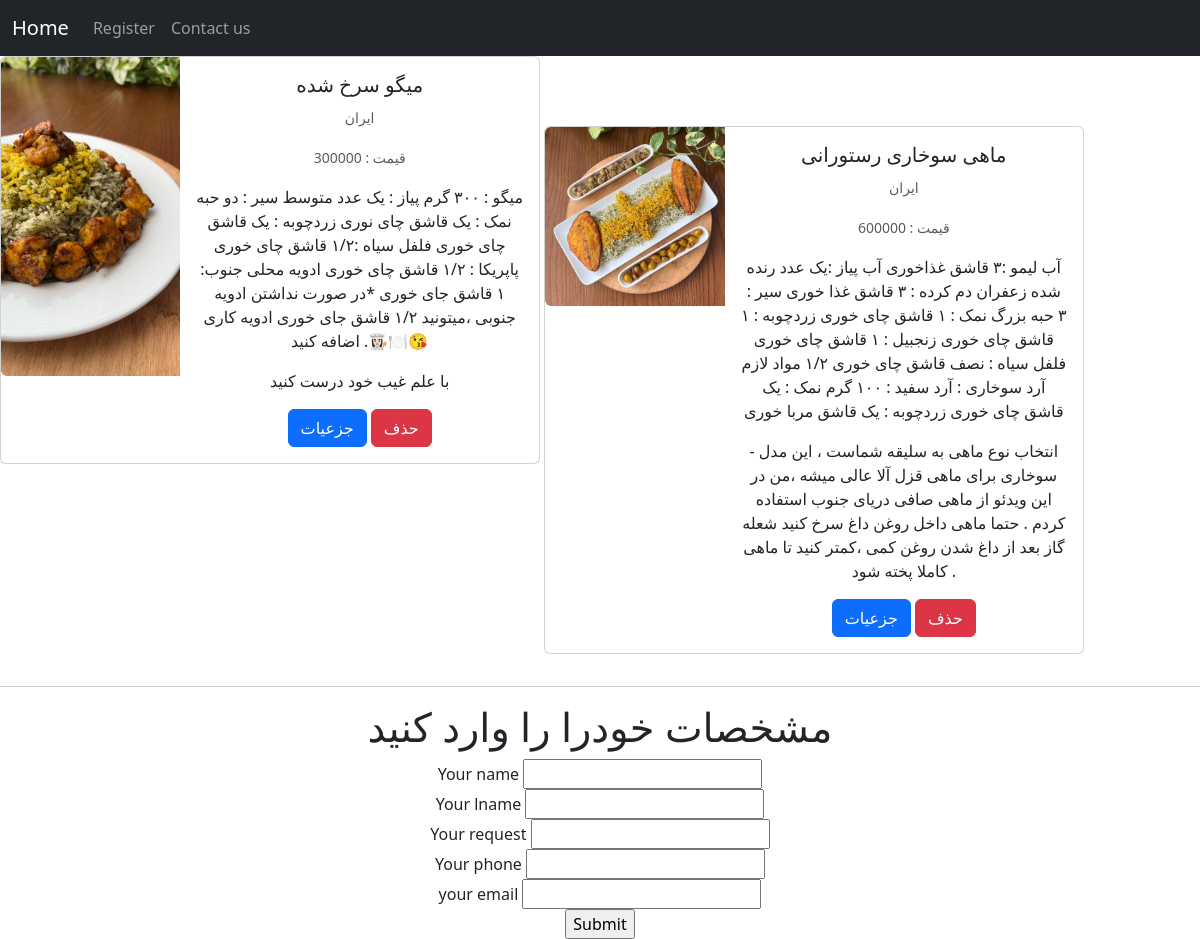
The page / on the database its author committed.
### app.py (models this page shows)
class Recipe(db.Model):
    id = db.Column(db.Integer, primary_key=True , unique=True)
    name = db.Column(db.String(80), nullable=False)
    country =db.Column(db.String(80), nullable=False)
    ingredients = db.Column(db.String(1000), nullable=False)
    instructions = db.Column(db.String(5000), nullable=False)
    cost = db.Column(db.Integer, nullable=False)
    img_url = db.Column(db.String(50), nullable=False , unique=True)
    add_date = db.Column(db.Date, nullable=False, default=datetime.now)

### app.py (the view)
@app.route('/' , methods=['GET', 'POST'])
def index():
    template_name = 'index.html'
    recipes = Recipe.query.all()
    form_class = TicketForm()
    return render_template(template_name , recipes = recipes , form = form_class)

### app.py
class TicketForm(FlaskForm):
    name = StringField(label='Your name' , validators=[DataRequired(message='این فیلد نمیتواند خالی باشد') , Length(min=2 , max=20)])
    lname = StringField(label='Your lname' , validators=[DataRequired(message='این فیلد نمیتواند خالی باشد') , Length(min=2 , max=20)])
    description = StringField(label='Your request' , validators=[DataRequired(message='این فیلد نمیتواند خالی باشد') , Length(min=2 , max=100)])
    phone = IntegerField(label='Your phone' , validators=[DataRequired(message='این فیلد نمیتواند خالی باشد مرد مومن')])
    email = EmailField(label='your email' , validators=[DataRequired(message='این فیلد نمیتواند خالی باشد') , Email(message='ایمیل وارد شده مشکل داره')])

### templates/index.html (shortened to what this page needs)
{% extends 'base.html'  %}
{% block content %}
    {% for recipe in recipes %}
        <div  class="card mb-3" style="max-width: 540px; text-align: center; display: inline-block">
            <div class="row g-0">
                <div class="col-md-4">
                    <img src="/{{recipe.img_url}}" class="img-fluid rounded-start" alt="img">
                </div>
                <div class="col-md-8">
                    <div class="card-body">
                        <h5 class="card-title">{{recipe.name}}</h5>
                        <p class="card-text"><small class="text-body-secondary">{{recipe.country}}</small></p>
                        <p class="card-text"><small class="text-body-secondary">قیمت : {{recipe.cost}}</small></p>
                        <p class="card-text">{{recipe.ingredients}}</p>
                        <p class="card-text">{{recipe.instructions}}</p>
                        <a href="{{url_for('detail' , recipe_id = recipe.id)}}" class="btn btn-primary">جزعیات</a>
                        <a href="{{url_for('delete' , recipe_id = recipe.id)}}" class="btn btn-danger">حذف</a>
                    </div>
                </div>
            </div>
        </div>
    {% endfor %}
    <hr>
<div class="contact-form" style="text-align: center">
    <h1 style="text-align: center">مشخصات خودرا را وارد کنید</h1>
    <form action="/contactus" method="POST"  novalidate>
        {% for field in form %}
            {% if field.name == 'csrf_token' %}
                <input type="hidden" name="csrf_token" value="{{ field.csrf_token }}">
            {% else %}
                {{ field.label }}   {{ field }} <br>
            {% endif %}
        {% endfor %}
    <input type="submit" value="Submit">
    </form>
</div>
{% endblock content %}

### templates/base.html (shortened to what this page needs)
<!DOCTYPE html>
<html lang="en">
<head>
    <link href="https://cdn.jsdelivr.net/npm/bootstrap@5.3.3/dist/css/bootstrap.min.css" rel="stylesheet">
</head>
<body>
{% include 'inc/nav.html' %}
{% block content %}
{% endblock content %}
</body>
</html>

### templates/inc/nav.html (shortened to what this page needs)
<nav class="navbar navbar-expand-lg  navbar-dark bg-dark">
  <div class="container-fluid">
    <a class="navbar-brand" href='{{url_for("index")}}'>Home</a>
    <div class="collapse navbar-collapse" id="navbarNavAltMarkup">
      <div class="navbar-nav">
        <a class="nav-link" href='{{url_for("register")}}'>Register</a>
        <a class="nav-link" href='{{url_for("contactus")}}'>Contact us </a>
      </div>
    </div>
  </div>
</nav>

### rows shown on the page
Recipe: shows a picture, name "میگو سرخ شده", country "ایران", cost "300000", ingredients "میگو : ۳۰۰ گرم پیاز : یک عدد متوسط سیر : دو حبه نمک : یک قاشق چای نوری زردچوبه : یک قاشق چای خوری فلفل سیاه :۱/۲ قاشق چای خوری پاپریکا : ۱/۲ قاشق چای خوری ادویه محلی جنوب: ۱ قاشق جای خوری *در صورت نداشتن ادویه جنوبی ،میتونید ۱/۲ قاشق جای خوری ادویه کاری اضافه کنید .👩🏻‍🍳🍽️😘", instructions "با علم غیب خود درست کنید"
Recipe: shows a picture, name "ماهی سوخاری رستورانی", country "ایران", cost "600000", ingredients "آب لیمو :۳ قاشق غذاخوری آب پیاز :یک عدد رنده شده زعفران دم کرده : ۳ قاشق غذا خوری سیر : ۳ حبه بزرگ نمک : ۱ قاشق چای خوری زردچوبه : ۱ قاشق چای خوری زنجبیل : ۱ قاشق چای خوری فلفل سیاه : نصف قاشق چای خوری ۱/۲ مواد لازم آرد سوخاری : آرد سفید : ۱۰۰ گرم نمک : یک قاشق چای خوری زردچوبه : یک قاشق مربا خوری", instructions "- انتخاب نوع ماهی به سلیقه شماست ، این مدل سوخاری برای ماهی قزل آلا عالی میشه ،من در این ویدئو از ماهی صافی دریای جنوب استفاده کردم . حتما ماهی داخل روغن داغ سرخ کنید شعله گاز بعد از داغ شدن روغن کمی ،کمتر کنید تا ماهی کاملا پخته شود ."

### other values the page prints
{{ field.label }} "Your name" "Your lname" "Your request" "Your phone" "your email"
